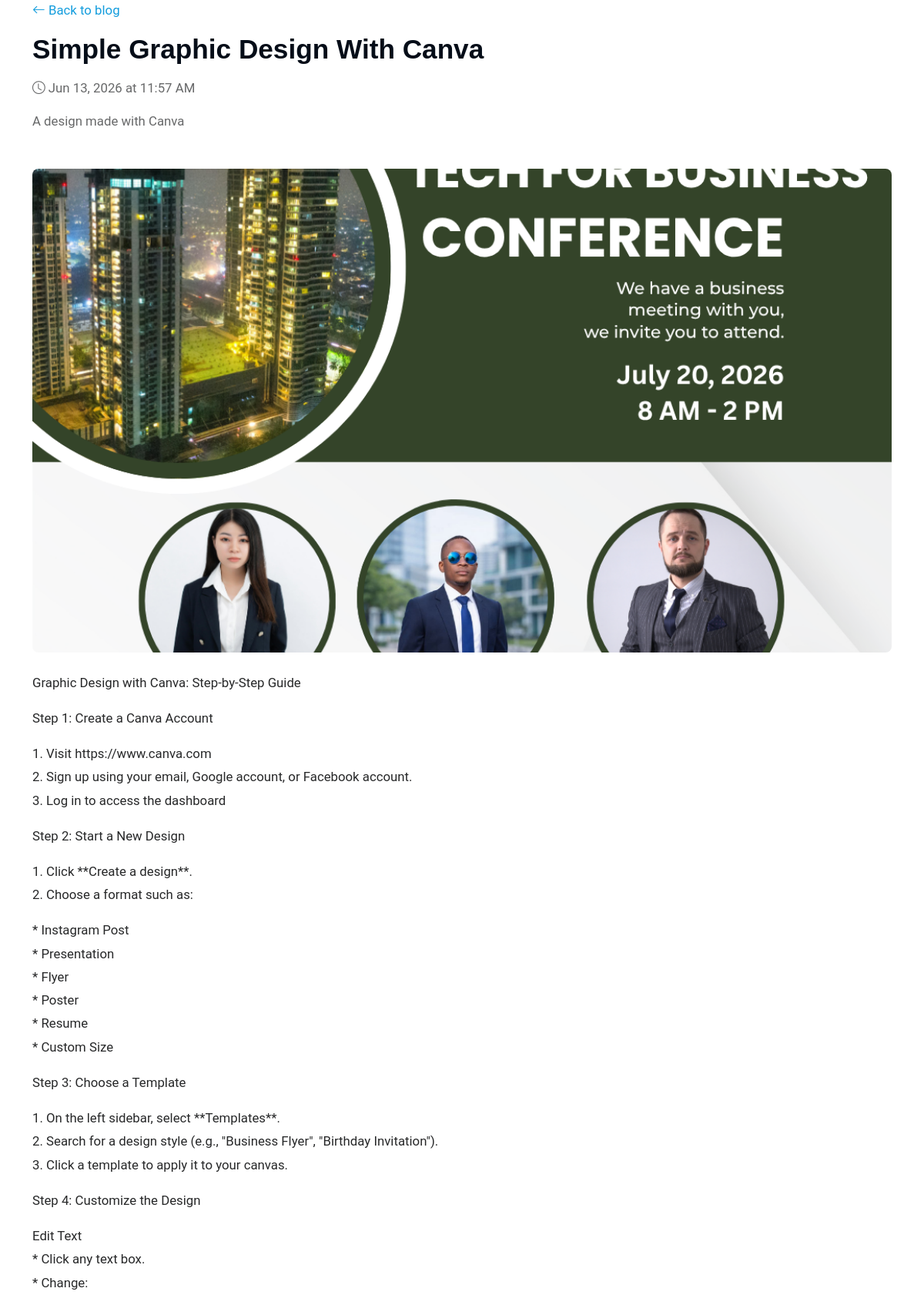
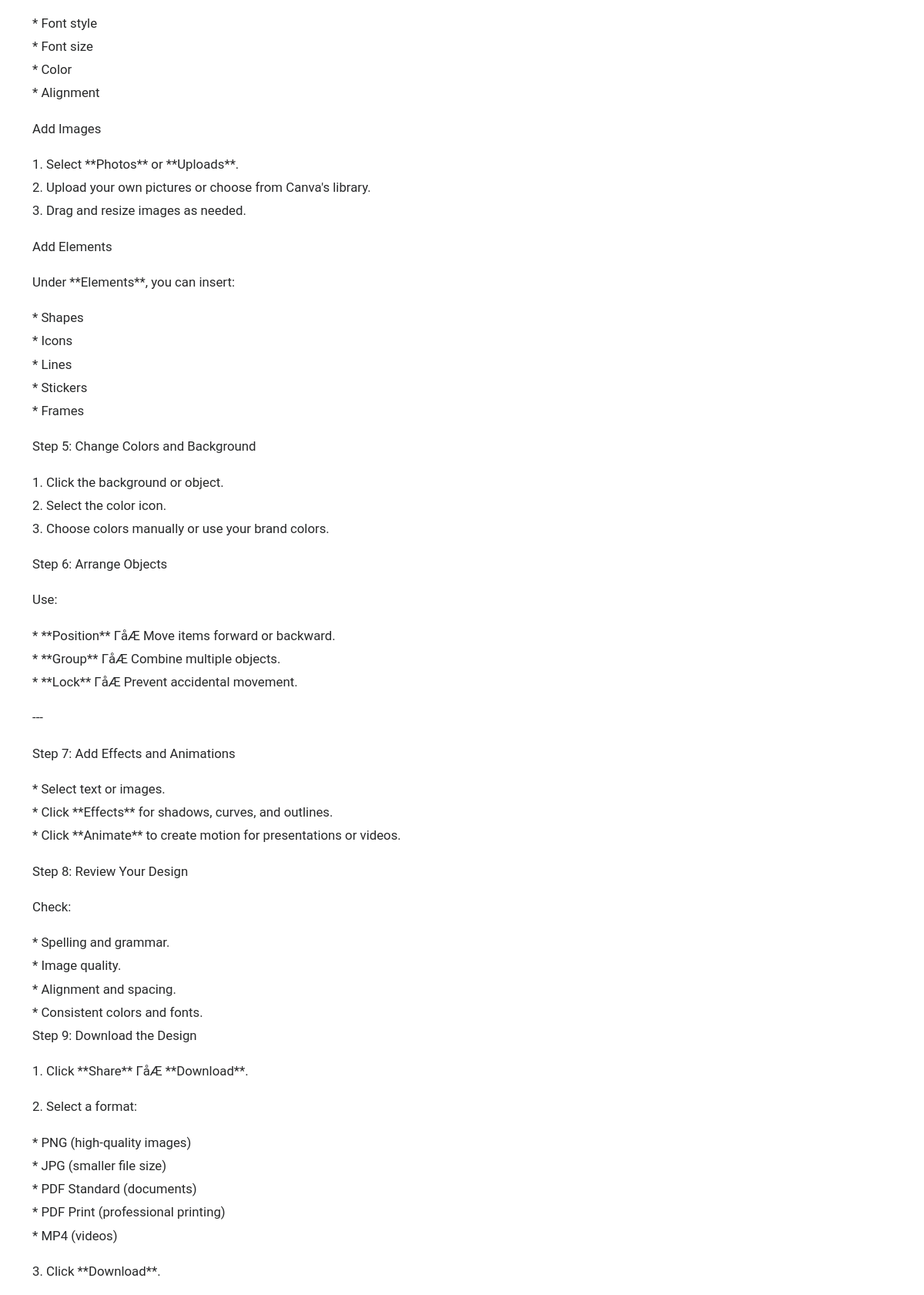
The page /blog/simple-graphic-design-with-canva/ on the database its author committed (2 pictures, top to bottom).
### myportifolio/models.py (models this page shows, shortened)
class TimestampedModel(models.Model):
    created_at = models.DateTimeField(auto_now_add=True)
    updated_at = models.DateTimeField(auto_now=True)
    class Meta:
        abstract = True

class BlogPost(TimestampedModel):
    title = models.CharField(max_length=180)
    slug = models.SlugField(max_length=200, unique=True, blank=True)
    excerpt = models.CharField(max_length=255)
    content = models.TextField()
    image = models.CharField(max_length=255, default="assets/img/services.jpg")
    published = models.BooleanField(default=True)
    published_at = models.DateTimeField(null=True, blank=True)
    class Meta:
        ordering = ["-published_at", "-created_at"]

### myportifolio/views.py (the view)
# urls.py: path("blog/<slug:slug>/", views.blog_detail, name="blog_detail"),
def blog_detail(request, slug):
    post = get_object_or_404(
        BlogPost,
        slug=slug,
        published=True,
    )
    if post.published_at and post.published_at > timezone.now():
        raise get_object_or_404(BlogPost, slug=None)
    return render(
        request,
        "blog_detail.html",
        {"profile": _site_profile(), "post": post},
    )

### myportifolio/views.py (called while the page is built, shortened)
def _site_profile():
    profile = SiteProfile.objects.order_by("-updated_at").first()
    if profile:
        return profile

### myportifolio/templates/blog_detail.html (shortened to what this page needs)
{% load static %}
<!DOCTYPE html>
<html lang="en">
<head>
  <link href="{% static 'assets/vendor/bootstrap/css/bootstrap.min.css' %}" rel="stylesheet">
  <link href="{% static 'assets/vendor/bootstrap-icons/bootstrap-icons.css' %}" rel="stylesheet">
  <link href="{% static 'assets/css/main.css' %}" rel="stylesheet">
</head>
<body>
  <main class="main">
    <article class="section">
      <div class="container section-title">
        <p><a href="{% url 'index' %}#blog"><i class="bi bi-arrow-left"></i> Back to blog</a></p>
        <h2>{{ post.title }}</h2>
        <p><i class="bi bi-clock me-1"></i>{{ post.created_at|date:"M d, Y" }} at {{ post.created_at|time:"g:i A" }}</p>
        <p>{{ post.excerpt }}</p>
      </div>
      <div class="container">
        <img src="{% static post.image %}" class="post-hero mb-4" alt="{{ post.title }}">
        <div class="post-body">{{ post.content|linebreaks }}</div>
      </div>
    </article>
  </main>
</body>
</html>

### myportifolio/static/assets/css/main.css (style rules this page uses)
:root { --default-font: "Roboto", system-ui, -apple-system, "Segoe UI", Roboto, "Helvetica Neue", Arial, "Noto Sans", "Liberation Sans", sans-serif, "Apple Color Emoji", "Segoe UI Emoji", "Segoe UI Symbol", "Noto Color Emoji"; --heading-font: "Raleway", sans-serif; --nav-font: "Poppins", sans-serif; --background-color: #ffffff; --default-color: #272829; --heading-color: #050d18; --accent-color: #149ddd; --surface-color: #ffffff; --contrast-color: #ffffff; --gradient-primary: linear-gradient(135deg, #149ddd 0%, #0066cc 100%); --gradient-light: linear-gradient(135deg, #f4fafd 0%, #e8f4f8 100%); --shadow-sm: 0 2px 8px rgba(0, 0, 0, 0.08); --shadow-md: 0 4px 16px rgba(0, 0, 0, 0.12); --shadow-lg: 0 8px 24px rgba(0, 0, 0, 0.15); --transition: all 0.3s cubic-bezier(0.4, 0, 0.2, 1); }
html { scroll-behavior: smooth; }
body { color: var(--default-color); background-color: var(--background-color); font-family: var(--default-font); font-size: 16px; line-height: 1.6; }
a { color: var(--accent-color); text-decoration: none; transition: var(--transition); }
h1, h2, h3, h4, h5, h6 { color: var(--heading-color); font-family: var(--heading-font); font-weight: 700; margin-bottom: 1rem; line-height: 1.2; }
h2 { font-size: 2.2rem; }
.section-title { text-align: left; margin-bottom: 3rem; }
.section-title h2 { font-size: 2.2rem; margin-bottom: 1rem; position: relative; display: inline-block; }
.section-title p { color: color-mix(in srgb, var(--default-color), transparent 30%); font-size: 1.05rem; }

### myportifolio/templates/blog_detail.html (style rules this page uses)
.post-hero { border-radius:8px;aspect-ratio:16/9;object-fit:cover;width:100%; }
.post-body { font-size:1.05rem;line-height:1.8; }

### rows shown on the page
BlogPost: title "Simple Graphic Design With Canva", created_at "Jun 13, 2026", created_at "11:57 AM", excerpt "A design made with Canva", image (picture), content "Graphic Design with Canva: Step-by-Step Guide Step 1: Create a Canva Account 1. Visit https://www.canva.com 2. Sign up using your email, Google account, or Facebook account. 3. Log in to access the dashboard Step 2: Start a New Design 1. Click **Create a design**. 2. Choose a format such as: * Instagram Post * Presentation * Flyer * Poster * Resume * Custom Size Step 3: Choose a Template 1. On the left sidebar, select **Templates**. 2. Search for a design style (e.g., \"Business Flyer\", \"Birthday Invitation\"). 3. Click a template to apply it to your canvas. Step 4: Customize the Design Edit Text * Click any text box. * Change: * Font style * Font size * Color * Alignment Add Images 1. Select…"
